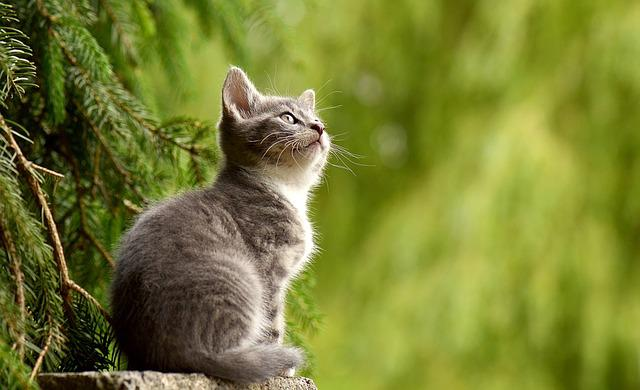
#> input picture img.jpg, 640 x 390 px, found by its file name
$ jupyter execute '08_이미지 자르기.ipynb'
#> lines starting #> are read from the running program, lines starting #| are printed output that depends on the picture
[cell 1]
# 이미지 자르기
import cv2
import numpy as np

[cell 2]
# 영역을 잘라서 새로운 영역을 윈도우에 표시
img = cv2.imread("./IMG_VIDEO/img.jpg")
#> img is the input picture: shape (390, 640, 3); mean B, G, R 50.4, 126.1, 119.4
img.shape      # (427, 640, 3)

# (세로기준, 가로기준)
crop = img[100:300, 200:500]
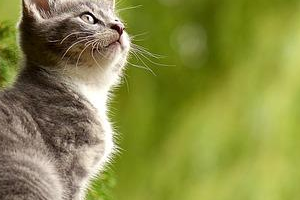
#> crop: shape (200, 300, 3); mean B, G, R 67.2, 138.7, 135.7

cv2.imshow("img",img)
cv2.imshow("crop",crop)
cv2.waitKey(0)
cv2.destroyAllWindows()

[cell 3]
# 영역을 잘라서 기존 윈도우에 표시
img = cv2.imread("./IMG_VIDEO/img.jpg")
img.shape      # (427, 640, 3)

crop = img[100:300, 200:500]
img[0:200, 250:550] = crop
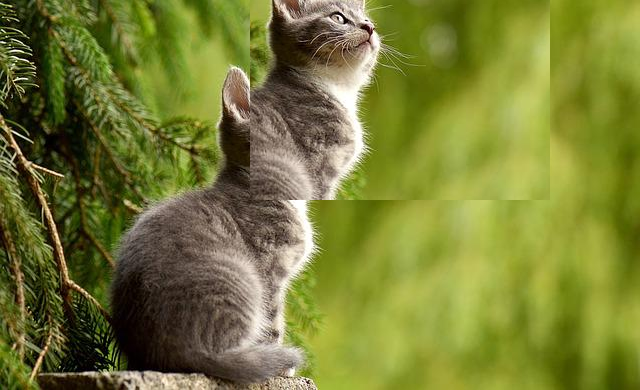
#> img: shape (390, 640, 3); mean B, G, R 53.2, 124.3, 119
cv2.imshow("img",img)
cv2.waitKey(0)
cv2.destroyAllWindows()

$ run again, with newspaper.jpg copied over img.jpg
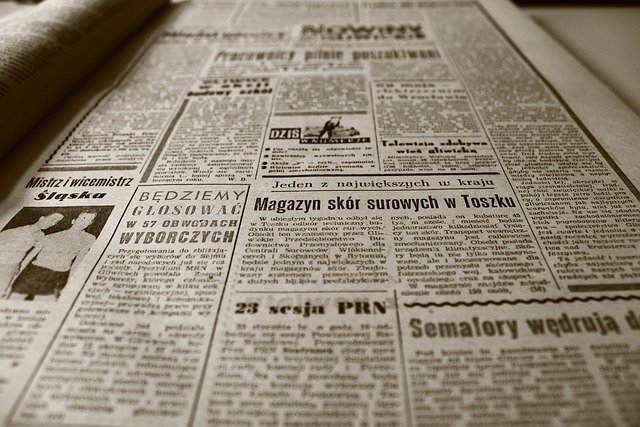
#> input picture newspaper.jpg, 640 x 427 px, found by its file name
#> img is the input picture: shape (427, 640, 3); mean B, G, R 118.6, 135.1, 145.3
#> `crop = img[100:300, 200:500]`:
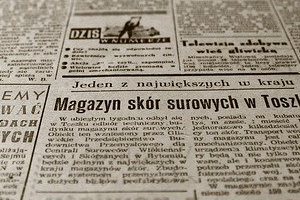
#> crop: shape (200, 300, 3); mean B, G, R 131.1, 146.4, 155.7
#> `img[0:200, 250:550] = crop`:
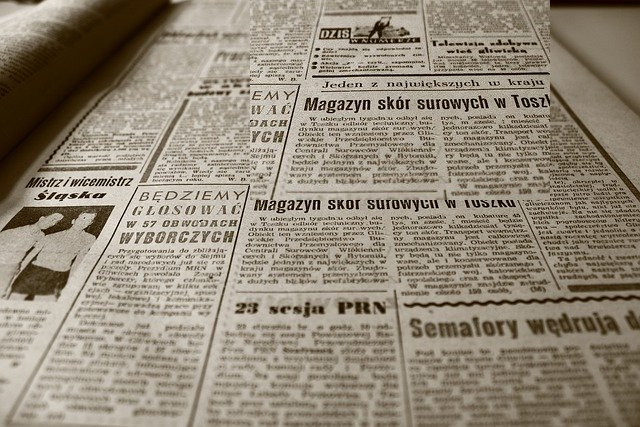
#> img: shape (427, 640, 3); mean B, G, R 120.3, 136.6, 146.7
